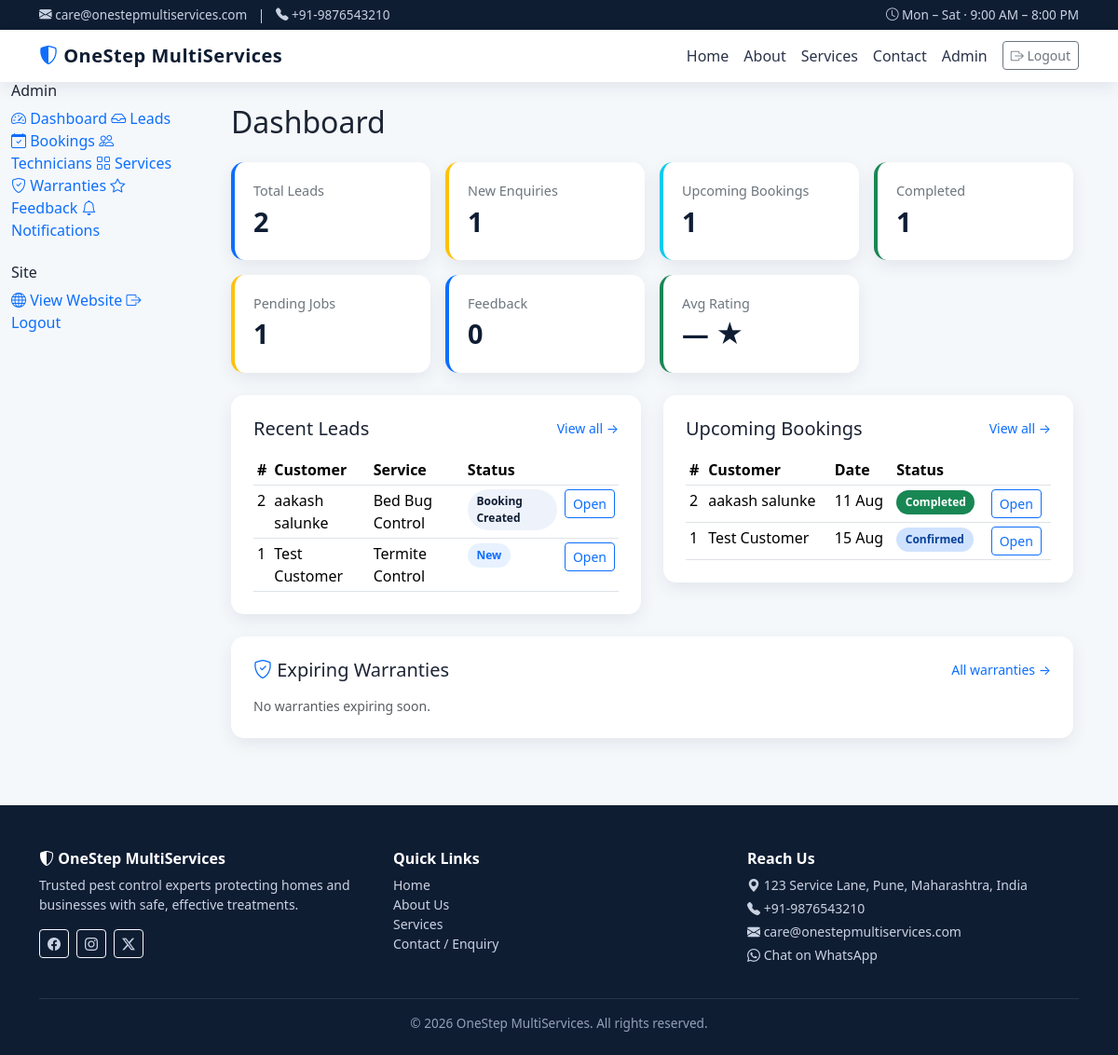
Page /admin/ (signed in) on the committed database.
### models.py (models this page shows, shortened)
class Lead(db.Model):
    __tablename__ = "leads"
    id = db.Column(db.Integer, primary_key=True)
    customer_id = db.Column(db.Integer, db.ForeignKey("customers.id"), nullable=False)
    service_id = db.Column(db.Integer, db.ForeignKey("services.id"))
    source = db.Column(db.String(30), default="Website")  # Website/WhatsApp/Phone Call/Referral
    message = db.Column(db.Text)
    preferred_date = db.Column(db.Date)
    status = db.Column(db.String(30), default="New")  # New/Contacted/Follow-up Required/Booking Created/Closed/Cancelled
    assigned_to = db.Column(db.Integer, db.ForeignKey("users.id"))
    created_at = db.Column(db.DateTime, default=datetime.utcnow, index=True)
    updated_at = db.Column(db.DateTime, default=datetime.utcnow, onupdate=datetime.utcnow)
    booking = db.relationship("Booking", backref="lead", uselist=False, lazy=True)

class Customer(db.Model):
    __tablename__ = "customers"
    id = db.Column(db.Integer, primary_key=True)
    name = db.Column(db.String(120), nullable=False)
    phone = db.Column(db.String(32), nullable=False, index=True)
    email = db.Column(db.String(180), index=True)
    address = db.Column(db.String(255))
    city = db.Column(db.String(80))
    created_at = db.Column(db.DateTime, default=datetime.utcnow)
    leads = db.relationship("Lead", backref="customer", lazy=True)
    bookings = db.relationship("Booking", backref="customer", lazy=True)
    feedback = db.relationship("Feedback", backref="customer", lazy=True)

class Service(db.Model):
    __tablename__ = "services"
    id = db.Column(db.Integer, primary_key=True)
    name = db.Column(db.String(120), nullable=False, unique=True)
    slug = db.Column(db.String(120), unique=True, index=True)
    short_description = db.Column(db.String(255))
    description = db.Column(db.Text)
    benefits = db.Column(db.Text)
    process = db.Column(db.Text)
    faq = db.Column(db.Text)  # JSON-encoded Q&A list
    image = db.Column(db.String(255))  # static/images/<file>
    icon = db.Column(db.String(80))  # bootstrap-icons class e.g. bi-bug
    status = db.Column(db.String(20), default="ACTIVE")  # ACTIVE / INACTIVE
    created_at = db.Column(db.DateTime, default=datetime.utcnow)
    leads = db.relationship("Lead", backref="service", lazy=True)
    bookings = db.relationship("Booking", backref="service", lazy=True)

class Booking(db.Model):
    __tablename__ = "bookings"
    id = db.Column(db.Integer, primary_key=True)
    customer_id = db.Column(db.Integer, db.ForeignKey("customers.id"), nullable=False)
    service_id = db.Column(db.Integer, db.ForeignKey("services.id"), nullable=False)
    lead_id = db.Column(db.Integer, db.ForeignKey("leads.id"))
    technician_id = db.Column(db.Integer, db.ForeignKey("users.id"))
    booking_date = db.Column(db.Date, nullable=False)
    booking_time = db.Column(db.String(20))  # HH:MM
    address = db.Column(db.String(255))
    notes = db.Column(db.Text)
    status = db.Column(db.String(20), default="Pending")  # Pending/Confirmed/Assigned/In Progress/Completed/Cancelled
    completed_at = db.Column(db.DateTime)
    created_at = db.Column(db.DateTime, default=datetime.utcnow, index=True)
    feedback = db.relationship("Feedback", backref="booking", uselist=False, lazy=True)

### blueprints/admin.py (the view)
    @login_required
    def wrapped(*a, **kw):
        if not current_user.is_admin:
            abort(403)
        return view(*a, **kw)

### blueprints/admin.py (called while the page is built)
def _admin_required(view):
    @login_required
    def wrapped(*a, **kw):
        if not current_user.is_admin:
            abort(403)
        return view(*a, **kw)
    wrapped.__name__ = view.__name__
    return wrapped

### models.py (called while the page is built)
    @property
    def is_admin(self):
        return self.role == "ADMIN"

### warranty.py (called while the page is built)
def expiring_warranties():
    from flask import current_app
    cfg = current_app.config
    now = datetime.utcnow()
    days = cfg["WARRANTY_REMINDER_DAYS_BEFORE"]
    warranty_days = cfg["WARRANTY_DAYS"]
    out = []
    for b in Booking.query.filter(Booking.completed_at.isnot(None)).all():
        end = b.completed_at + timedelta(days=warranty_days)
        days_left = (end - now).days
        if 0 <= days_left <= days:
            out.append((b, days_left))
    return out

### app/templates/admin/dashboard.html (shortened to what this page needs)
{% extends "admin/_layout.html" %}
{% block admin_content %}
<h2 class="mb-4">Dashboard</h2>
<div class="row g-3 mb-4">
  <div class="col-6 col-md-3">
    <div class="os-stat-card"><div class="label">Total Leads</div><div class="value">{{ stats.total_leads }}</div></div>
  </div>
  <div class="col-6 col-md-3">
    <div class="os-stat-card warning"><div class="label">New Enquiries</div><div class="value">{{ stats.new_leads }}</div></div>
  </div>
  <div class="col-6 col-md-3">
    <div class="os-stat-card info"><div class="label">Upcoming Bookings</div><div class="value">{{ stats.upcoming_bookings }}</div></div>
  </div>
  <div class="col-6 col-md-3">
    <div class="os-stat-card success"><div class="label">Completed</div><div class="value">{{ stats.completed }}</div></div>
  </div>
  <div class="col-6 col-md-3">
    <div class="os-stat-card warning"><div class="label">Pending Jobs</div><div class="value">{{ stats.pending_jobs }}</div></div>
  </div>
  <div class="col-6 col-md-3">
    <div class="os-stat-card"><div class="label">Feedback</div><div class="value">{{ stats.feedback_count }}</div></div>
  </div>
  <div class="col-6 col-md-3">
    <div class="os-stat-card success"><div class="label">Avg Rating</div><div class="value">{% if stats.avg_rating %}{{ '%0.1f' % stats.avg_rating }}{% else %}—{% endif %} ★</div></div>
  </div>
</div>
<div class="row g-4">
  <div class="col-lg-6">
    <div class="os-card p-4">
      <div class="d-flex justify-content-between align-items-center mb-3">
        <h5 class="mb-0">Recent Leads</h5>
        <a class="small" href="{{ url_for('admin.leads') }}">View all →</a>
      </div>
      {% if recent_leads %}
      <table class="table table-sm mb-0">
        <thead><tr><th>#</th><th>Customer</th><th>Service</th><th>Status</th><th></th></tr></thead>
        <tbody>
        {% for l in recent_leads %}
          <tr>
            <td>{{ l.id }}</td>
            <td>{{ l.customer.name }}</td>
            <td>{{ l.service.name if l.service else '—' }}</td>
            <td><span class="pill {{ l.status|lower|replace(' ', '') }}">{{ l.status }}</span></td>
            <td><a href="{{ url_for('admin.lead_detail', lead_id=l.id) }}" class="btn btn-sm btn-outline-primary">Open</a></td>
          </tr>
        {% endfor %}
        </tbody>
      </table>
      {% else %}
        <p class="text-muted small mb-0">No leads yet.</p>
      {% endif %}
    </div>
  </div>
  <div class="col-lg-6">
    <div class="os-card p-4">
      <div class="d-flex justify-content-between align-items-center mb-3">
        <h5 class="mb-0">Upcoming Bookings</h5>
        <a class="small" href="{{ url_for('admin.bookings') }}">View all →</a>
      </div>
      {% if upcoming %}
      <table class="table table-sm mb-0">
        <thead><tr><th>#</th><th>Customer</th><th>Date</th><th>Status</th><th></th></tr></thead>
        <tbody>
        {% for b in upcoming %}
          <tr>
            <td>{{ b.id }}</td>
            <td>{{ b.customer.name }}</td>
            <td>{{ b.booking_date.strftime('%d %b') }}</td>
            <td><span class="pill {{ b.status|lower }}">{{ b.status }}</span></td>
            <td><a href="{{ url_for('admin.booking_detail', booking_id=b.id) }}" class="btn btn-sm btn-outline-primary">Open</a></td>
          </tr>
        {% endfor %}
        </tbody>
      </table>
      {% else %}
        <p class="text-muted small mb-0">No upcoming bookings.</p>
      {% endif %}
    </div>
  </div>
  <div class="col-12">
    <div class="os-card p-4">
      <div class="d-flex justify-content-between align-items-center mb-3">
        <h5 class="mb-0"><i class="bi bi-shield-check text-primary"></i> Expiring Warranties</h5>
        <a class="small" href="{{ url_for('admin.warranties') }}">All warranties →</a>
      </div>
      {% if ex_warranties %}
      <table class="table table-sm mb-0">
        <thead><tr><th>#</th><th>Customer</th><th>Service</th><th>Completed</th><th>Days Left</th></tr></thead>
        <tbody>
        {% for b, days_left in ex_warranties %}
          <tr>
            <td>{{ b.id }}</td>
            <td>{{ b.customer.name }}</td>
            <td>{{ b.service.name }}</td>
            <td>{{ b.completed_at.strftime('%d %b %Y') }}</td>
            <td><span class="badge bg-warning text-dark">{{ days_left }} day(s)</span></td>
          </tr>
        {% endfor %}
        </tbody>
      </table>
      {% else %}
        <p class="text-muted small mb-0">No warranties expiring soon.</p>
      {% endif %}
    </div>
  </div>
</div>
{% endblock %}

### app/static/css/style.css (style rules this page uses)
:root { --os-primary: #0d6efd; --os-primary-dark: #0a58ca; --os-accent: #20c997; --os-dark: #0f1d33; --os-muted: #6c757d; --os-bg: #f5f8fb; --os-card-shadow: 0 6px 18px rgba(15, 29, 51, 0.08); --os-radius: 14px; }
body { background: var(--os-bg); font-family: 'Segoe UI', Roboto, system-ui, -apple-system, sans-serif; color: #1c2434; }
a { text-decoration: none; }
.os-card { background: #fff; border-radius: var(--os-radius); box-shadow: var(--os-card-shadow); border: 0; transition: transform .2s ease, box-shadow .2s ease; }
.os-stat-card { border-left: 4px solid var(--os-primary); background: #fff; border-radius: var(--os-radius); padding: 1.25rem; box-shadow: var(--os-card-shadow); }
.os-stat-card .label { color: var(--os-muted); font-size: .9rem; }
.os-stat-card .value { font-size: 1.8rem; font-weight: 700; color: var(--os-dark); }
.os-stat-card.warning { border-left-color: #ffc107; }
.os-stat-card.success { border-left-color: #198754; }
.os-stat-card.info { border-left-color: #0dcaf0; }
.pill { display: inline-block; padding: .25rem .6rem; font-size: .75rem; font-weight: 600; border-radius: 999px; background: #eef3fb; color: var(--os-dark); }
.pill.new { background: #e7f1ff; color: #0d6efd; }
.pill.confirmed { background: #cfe2ff; color: #084298; }
.pill.completed { background: #198754; color: #fff; }

### rows in the picture
Lead: id "2", customer.name "aakash salunke", service "Bed Bug Control", status "Booking Created"
Lead: id "1", customer.name "Test Customer", service "Termite Control", status "New"
Booking: id "2", customer.name "aakash salunke", booking_date "11 Aug", status "Completed"
Booking: id "1", customer.name "Test Customer", booking_date "15 Aug", status "Confirmed"

### other values in the picture
{{ business_email }} "care@onestepmultiservices.com"
{{ business_phone }} "+91-9876543210"
{{ business_name }} "OneStep MultiServices"
{{ stats.total_leads }} "2"
{{ stats.new_leads }} "1"
{{ stats.upcoming_bookings }} "1"
{{ stats.completed }} "1"
{{ stats.pending_jobs }} "1"
{{ stats.feedback_count }} "0"
{{ business_address }} "123 Service Lane, Pune, Maharashtra, India"
